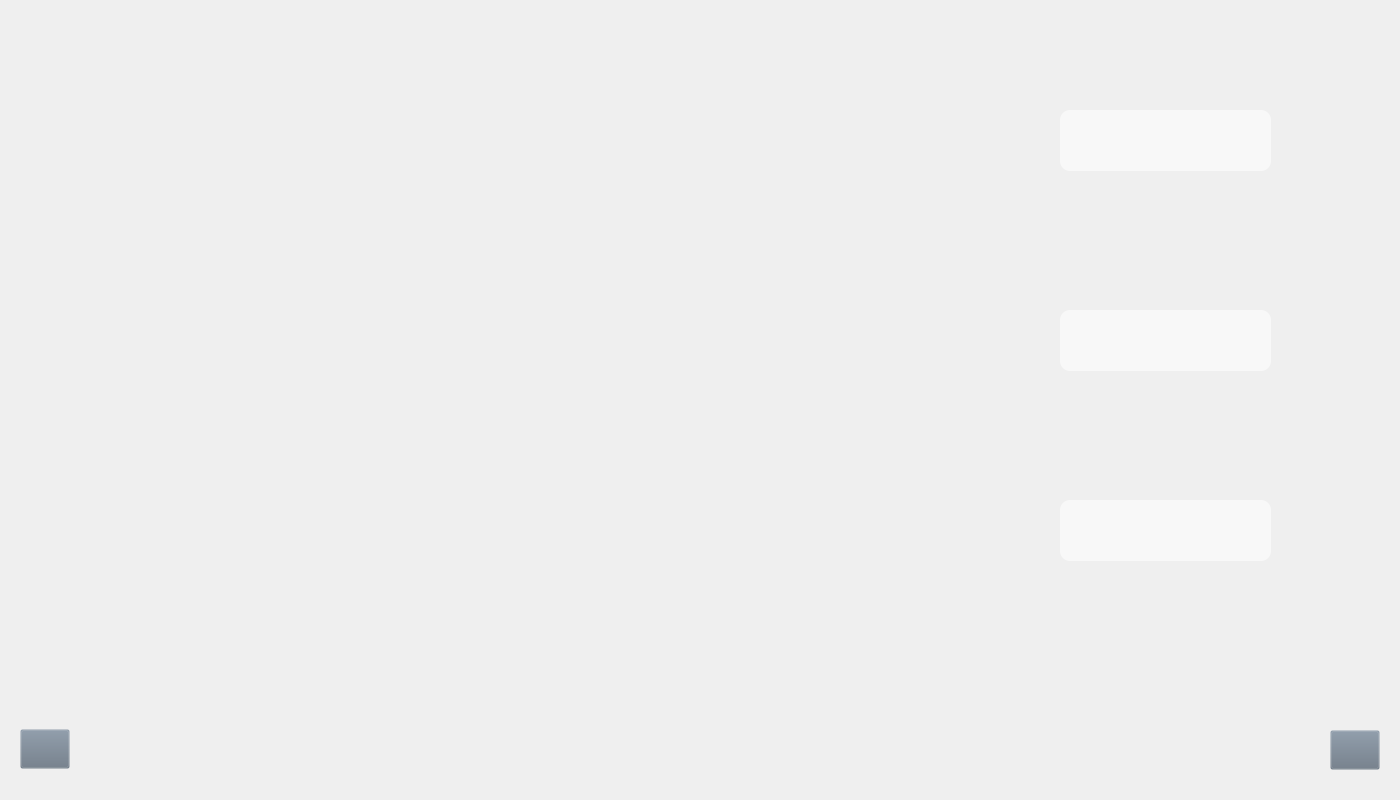
<?xml version="1.0" encoding="UTF-8"?>
<ui version="4.0">
 <class>Form</class>
 <widget class="QWidget" name="Form">
  <property name="geometry">
   <rect>
    <x>0</x>
    <y>0</y>
    <width>1400</width>
    <height>800</height>
   </rect>
  </property>
  <property name="windowTitle">
   <string>Form</string>
  </property>
  <property name="styleSheet">
   <string notr="true">QPushButton#back{
	background-color: rgba(105, 118, 132, 0);
}
QPushButton#left{
	background-color: rgba(105, 118, 132, 0);
}
QPushButton#right{
	background-color: rgba(105, 118, 132, 0);
}


QPushButton:pressed{
	padding-left: 2px;
	padding-top: 2px;
}</string>
  </property>
  <widget class="QLabel" name="label_1">
   <property name="geometry">
    <rect>
     <x>100</x>
     <y>70</y>
     <width>951</width>
     <height>101</height>
    </rect>
   </property>
   <property name="styleSheet">
    <string notr="true"/>
   </property>
   <property name="text">
    <string/>
   </property>
  </widget>
  <widget class="QLabel" name="label_2">
   <property name="geometry">
    <rect>
     <x>100</x>
     <y>290</y>
     <width>971</width>
     <height>91</height>
    </rect>
   </property>
   <property name="styleSheet">
    <string notr="true"/>
   </property>
   <property name="text">
    <string/>
   </property>
  </widget>
  <widget class="QLineEdit" name="ans_1">
   <property name="geometry">
    <rect>
     <x>1060</x>
     <y>110</y>
     <width>211</width>
     <height>61</height>
    </rect>
   </property>
   <property name="font">
    <font>
     <pointsize>16</pointsize>
    </font>
   </property>
   <property name="styleSheet">
    <string notr="true">border-radius: 10px;
background-color:rgba(255, 255, 255, 150)</string>
   </property>
  </widget>
  <widget class="QLineEdit" name="ans_2">
   <property name="geometry">
    <rect>
     <x>1060</x>
     <y>310</y>
     <width>211</width>
     <height>61</height>
    </rect>
   </property>
   <property name="font">
    <font>
     <pointsize>16</pointsize>
    </font>
   </property>
   <property name="styleSheet">
    <string notr="true">border-radius: 10px;
background-color:rgba(255, 255, 255, 150)</string>
   </property>
  </widget>
  <widget class="QLineEdit" name="ans_3">
   <property name="geometry">
    <rect>
     <x>1060</x>
     <y>500</y>
     <width>211</width>
     <height>61</height>
    </rect>
   </property>
   <property name="font">
    <font>
     <pointsize>16</pointsize>
    </font>
   </property>
   <property name="styleSheet">
    <string notr="true">border-radius: 10px;
background-color:rgba(255, 255, 255, 150)</string>
   </property>
  </widget>
  <widget class="QLabel" name="label_3">
   <property name="geometry">
    <rect>
     <x>100</x>
     <y>440</y>
     <width>961</width>
     <height>161</height>
    </rect>
   </property>
   <property name="styleSheet">
    <string notr="true"/>
   </property>
   <property name="text">
    <string/>
   </property>
  </widget>
  <widget class="QPushButton" name="left">
   <property name="geometry">
    <rect>
     <x>20</x>
     <y>729</y>
     <width>50</width>
     <height>40</height>
    </rect>
   </property>
   <property name="text">
    <string/>
   </property>
   <property name="icon">
    <iconset>
     <normaloff>../Images/arrow_2.png</normaloff>../Images/arrow_2.png</iconset>
   </property>
   <property name="iconSize">
    <size>
     <width>30</width>
     <height>30</height>
    </size>
   </property>
  </widget>
  <widget class="QPushButton" name="right">
   <property name="geometry">
    <rect>
     <x>1330</x>
     <y>730</y>
     <width>50</width>
     <height>40</height>
    </rect>
   </property>
   <property name="text">
    <string/>
   </property>
   <property name="icon">
    <iconset>
     <normaloff>../Images/arrow_1.png</normaloff>../Images/arrow_1.png</iconset>
   </property>
   <property name="iconSize">
    <size>
     <width>30</width>
     <height>30</height>
    </size>
   </property>
  </widget>
 </widget>
 <resources/>
 <connections/>
</ui>
